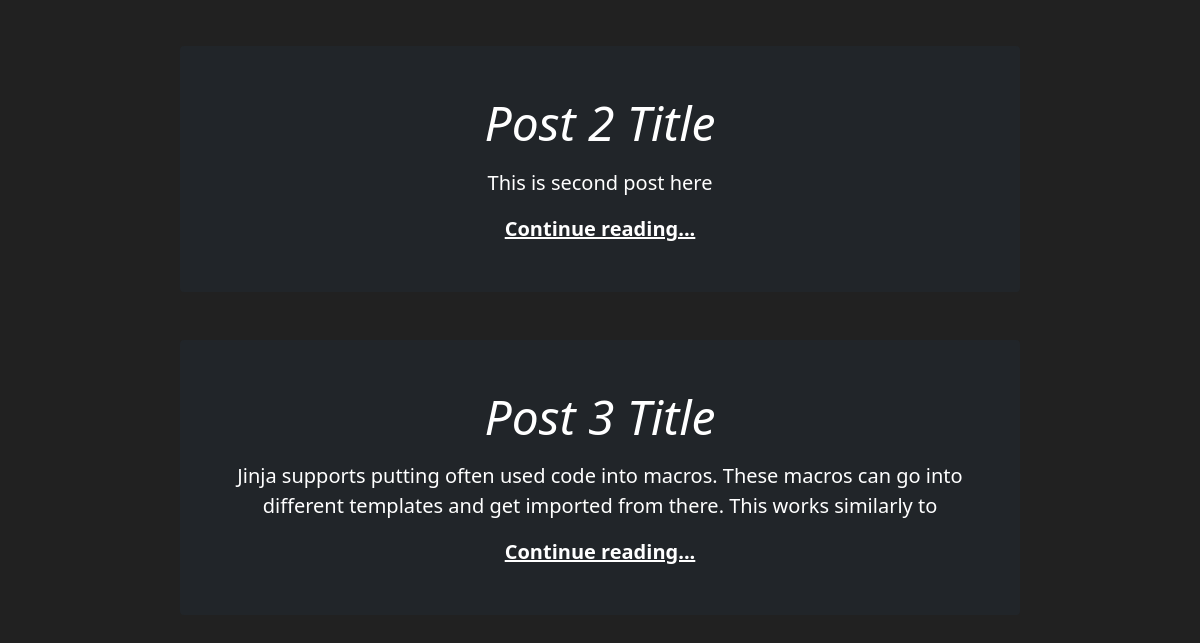
The page /blogs (signed in, lower part) on the database as committed earlier.
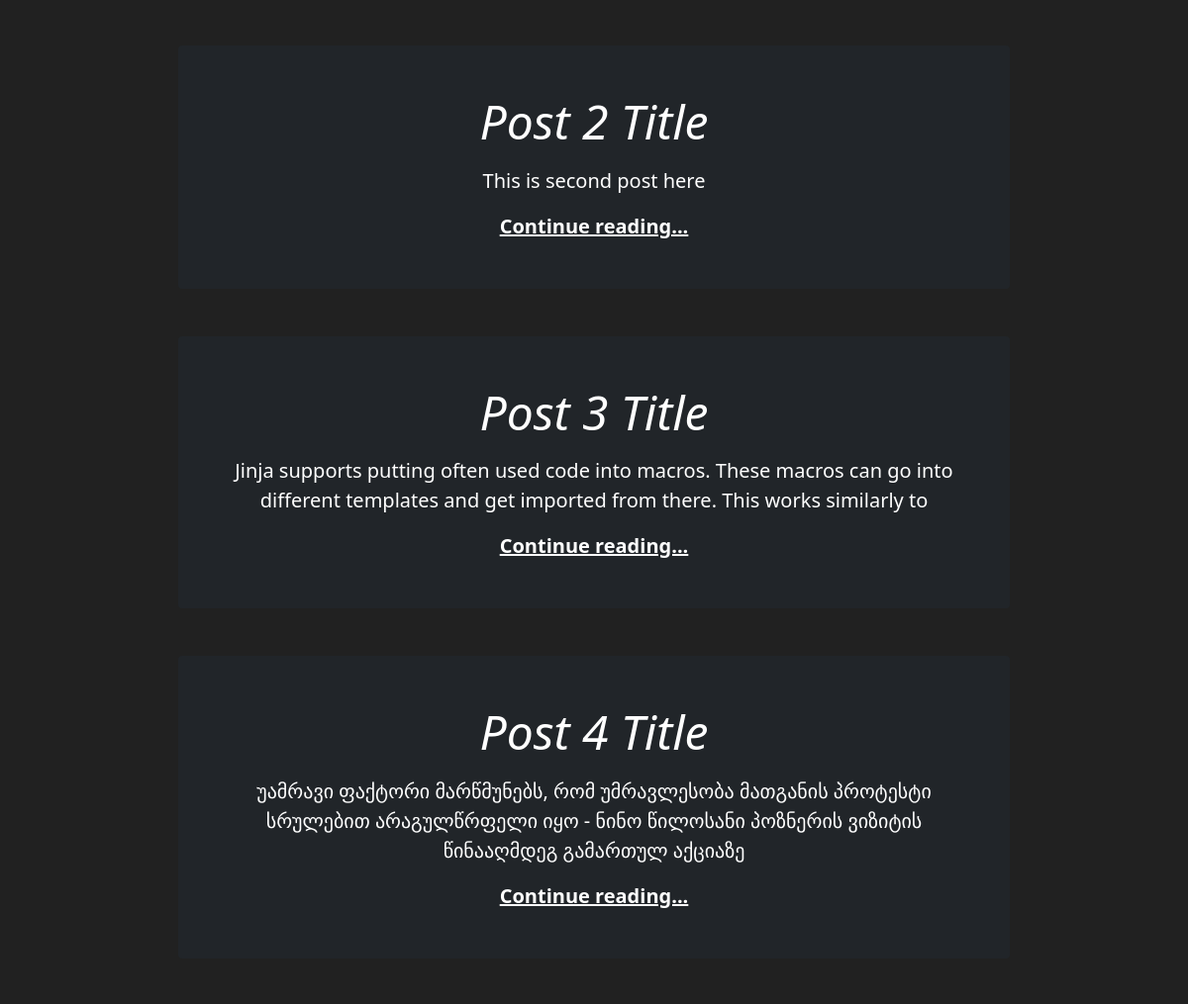
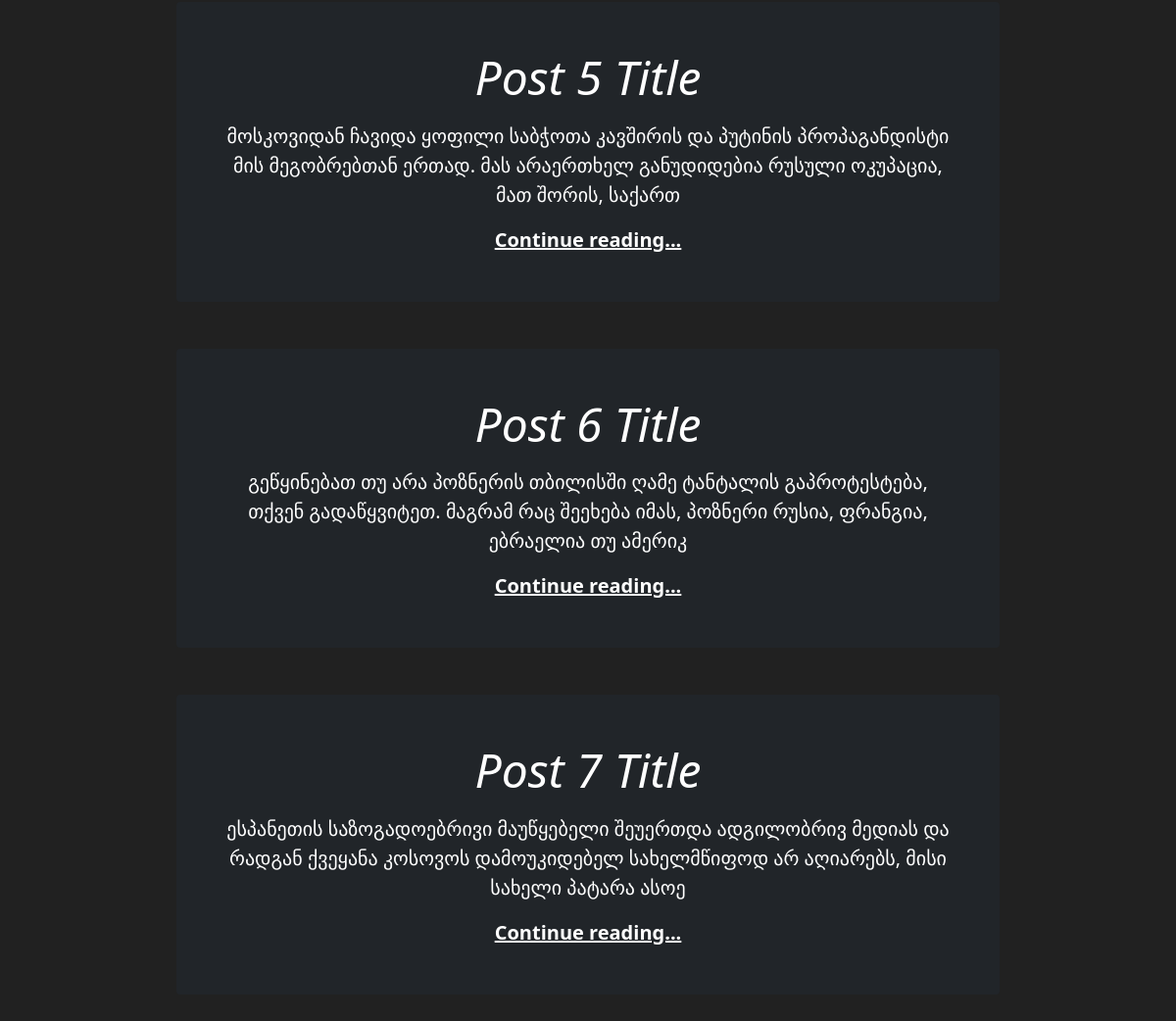
The same page on the database as committed later (2 pictures, top to bottom).
### blog/models.py (models this page shows, shortened)
class Post(db.Model):
    id = db.Column(db.Integer(), primary_key=True)
    title = db.Column(db.String(length=100), nullable=False)
    post = db.Column(db.String(length=1000), nullable=False)
    rating = db.Column(db.Float(), nullable=False, default=0.0)
    date = db.Column(db.DateTime(), nullable=False, default=datetime.utcnow)
    owner = db.Column(db.Integer(), db.ForeignKey('user.id'))
    comments = db.relationship('Comment', backref='owned_post', lazy=True)

### blog/routes.py (the view, shortened to what this page needs)
@app.route('/blogs', methods=['GET', 'POST'])
@login_required
def blogs():
    form = BlogForm()
    posts = Post.query.all()
    return render_template('blogs.html', form=form, posts=posts)

### blog/models.py (called while the page is built)
@login_manager.user_loader
def load_user(user_id):
    return User.query.get(int(user_id))

### blog/templates/blogs.html (shortened to what this page needs)
{% extends "base.html" %}
{% block content %}
<br>
{% for p in posts %}
<div class="p-4 p-md-5 mb-4 text-white rounded bg-dark" style="width: 70%; display: flex; margin: auto;">
    <div class="col-md-12 px-0">
      <h1 class="display-5 fst-italic">{{p.title}}</h1>
      <p class="lead my-3">{{p.post[0:150]}}</p>
      <p class="lead mb-0"><a href="/blogs/{{p.id}}" class="text-white fw-bold">Continue reading...</a></p>
    </div>
</div>
<br>
{% endfor %}
{% endblock %}

### blog/templates/base.html (shortened to what this page needs)
<!doctype html>
<html lang="en">
  <head>
    <link href="https://cdn.jsdelivr.net/npm/bootstrap@5.0.0-beta3/dist/css/bootstrap.min.css" rel="stylesheet">
  </head>
  <body class="text-center">
    {% block content %}
    {% endblock %}
  </body>
</html>

### blog/templates/base.html (style rules this page uses)
body { background-color: #212121; color: white; text-align: center; }

Rows that differ between the two databases and show on the page:
added Post: title "Post 4 Title", post "უამრავი ფაქტორი მარწმუნებს, რომ უმრავლესობა მათგანის პროტესტი სრულებით არაგულწრფელი იყო - ნინო წილოსანი პოზნერის ვიზიტის წინააღმდეგ გამართულ აქციაზე"
added Post: title "Post 5 Title", post "მოსკოვიდან ჩავიდა ყოფილი საბჭოთა კავშირის და პუტინის პროპაგანდისტი მის მეგობრებთან ერთად. მას არაერთხელ განუდიდებია რუსული ოკუპაცია, მათ შორის, საქართ"
added Post: title "Post 6 Title", post "გეწყინებათ თუ არა პოზნერის თბილისში ღამე ტანტალის გაპროტესტება, თქვენ გადაწყვიტეთ. მაგრამ რაც შეეხება იმას, პოზნერი რუსია, ფრანგია, ებრაელია თუ ამერიკ"
added Post: title "Post 7 Title", post "ესპანეთის საზოგადოებრივი მაუწყებელი შეუერთდა ადგილობრივ მედიას და რადგან ქვეყანა კოსოვოს დამოუკიდებელ სახელმწიფოდ არ აღიარებს, მისი სახელი პატარა ასოე"
